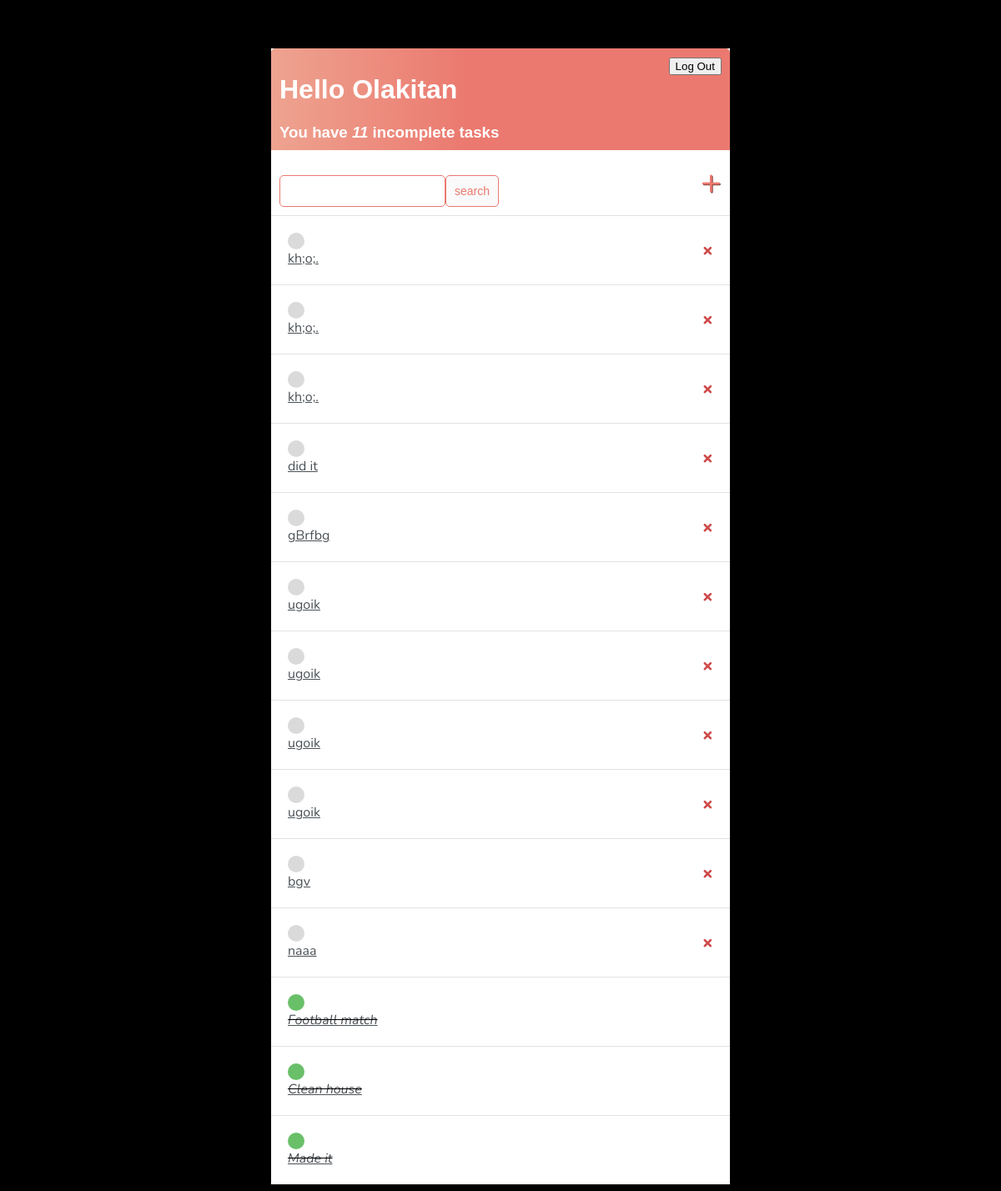
The app's page / (signed in) with its own data.
### base/models.py (models this page shows)
class Task(models.Model):
    user = models.ForeignKey(User, on_delete=models.CASCADE, null=True, blank= True)
    title = models.CharField(max_length=200, null=True, blank=True)
    description =  models.TextField()
    complete = models.BooleanField(default=False)
    create = models.DateTimeField(auto_now_add=True)
    def __str__(self):
        return self.title
    class Meta:
        ordering = ['complete']

### base/views.py (the view)
# urls.py: path('', TaskList.as_view(), name ='tasks'),
class TaskList(LoginRequiredMixin, ListView):
    model = Task
    context_object_name = 'tasks'
    def get_context_data(self, **kwargs):
        context = super().get_context_data(**kwargs)
        context['tasks'] = context['tasks'].filter(user=self.request.user)
        context['count'] = context['tasks'].filter(complete=False).count()
        search_input = self.request.GET.get('search-area') or ''
        if search_input:
            context ['tasks'] = context['tasks'].filter(title__startswith=search_input)
            context['search_input'] = search_input
        return context

### base/templates/base/task_list.html (shortened to what this page needs)
{% extends 'base/main.html' %}
{% block content %}
<div class="header-bar">
    <div>
        <h1>Hello {{request.user|title}}</h1>
        <h3 style="margin:0"> You have <i>{{count}}</i> incomplete task{{count|pluralize:"s"}}</h3>
    </div>
    {% if request.user.is_authenticated %}
<form action="{% url 'logout' %}" method="POST" style="display:inline;">
    <button type="submit">Log Out</button>
</form>
{% else %}
<a href="{% url 'login' %}">Log In</a>
{% endif %}
</div>
<div id="search-add-wrapper">
    <form method="GET" style="margin-top: 20px;display: flex;">
        <input type="text" name="search-area" value="{{search_input}}">
        <input class="button" type="submit" value="search">
    </form>
    <a id="add-link" href="{% url 'task-create' %}">&#x2b;</a>
</div>
<div class="task-items-wrapper">
    {% for task in tasks %}
        <div class="task-wrapper">
            {% if task.complete %}
                <div class="task-tittle">
                    <div class="task-complete-icon"></div>
                    <i><s><a href="{% url 'task-update' task.id %}">{{task}}</a></s></i>
                </div>
                {% else %}
                <div class="task-tittle">
                    <div class="task-incomplete-icon"></div>
                    <a href="{% url 'task-update' task.id %}">{{task}}</a>
                </div>
                <a class="delete-link" href="{% url 'task-delete' task.id %}">&#215;</a>
            {% endif %}
        </div>
    {% empty %}
    <h3>No Items in List</h3>
    {% endfor %}
</div>
{% endblock content %}

### base/templates/base/main.html (shortened to what this page needs)
<!DOCTYPE html>
<html lang="en">
<head>
</head>
<body>
    <div class="container">
        {% block content %}
        {% endblock content %}
    </div>
</body>
</html>

### base/templates/base/main.html (style rules this page uses)
body { background-color: black; font-family: 'Nunito', sans-serif; padding-top: 50px; }
h1,h2,h3,h4,h5,h6 { font-family: 'Raleway', sans-serif; }
a,p { color: #4b5156; }
.container { max-width: 550px; margin: auto; background-color: white; -webkit-box-shadow: 2px 2px 13px -4px rgba(0,0,0,0.21); box-shadow: 2px 2px 13px -4px rgba(0,0,0,0.21); }
.header-bar { display: flex; justify-content: space-between; color: #fff; padding: 10px; border-radius: 5px 5px 0 0; background: linear-gradient(90deg, #eea390 0%, #eb796f 43%, #eb796f 100%); }
.task-wrapper { display: flex; align-items: center; justify-content: space-between; padding: 20px; background-color: #fff; border-top: 1px solid rgb(226, 226, 226); }
.task-complete-icon { height: 20px; width: 20px; background-color: rgb(105, 192, 105); border-radius: 50%; }
.task-incomplete-icon { height: 20px; width: 20px; background-color: rgb(218, 218, 218); border-radius: 50%; }
.delete-link { text-decoration: none; font-weight: 900; color: #cf4949; font-size: 22px; line-height: 0; }
#search-add-wrapper { display: flex; justify-content: space-between; align-items: center; padding: 10px; }
#add-link { color: #eb796f; text-decoration: none; font-size: 42px; text-shadow: 1px 1px #81413b; }
input[type=text],input[type=password],textarea { border: 1px solid #eb796f; border-radius: 5px; padding: 10px; width: 90%; }
.button { border: 1px solid #eb796f; background-color: #fafafa; color: #eb796f; padding: 10px; font-size: 14px; border-radius: 5px; cursor: pointer; text-decoration: none; }

### records on screen
Task: title "kh;o;."
Task: title "kh;o;."
Task: title "kh;o;."
Task: title "did it"
Task: title "gBrfbg"
Task: title "ugoik"
Task: title "ugoik"
Task: title "ugoik"
Task: title "ugoik"
Task: title "bgv"
Task: title "naaa"
Task: title "Football match"
Task: title "Clean house"
Task: title "Made it"

### other values on screen
{{ request.user|title }} "Olakitan"
{{ count }} "11"
